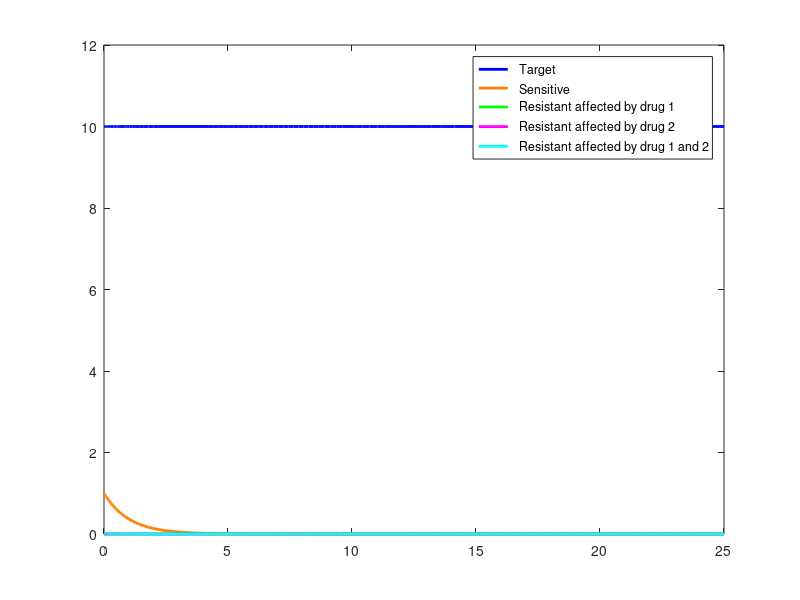

MATLAB code for this plot:
lambda = 5;
delta = 0.5;
bs = 0.25;
br1 = 0.24;
br2 = 0.24;
br12 = 0.24;
mu = 10^(-5);
mu1 = (1/2)*mu;
mu2 = (1/3)*mu;
mu12 = (1/6)*mu;
a = 1;

% x(1) = target cells (T)
% x(2) = infected sensitive (IS)
% x(3) = infected resistant affected only by drug 1 (IR1)
% x(4) = infected resistant affected only by drug 2 (IR2)
% x(5) = infected resistant affected only by drug 1 and 2 (IR12)

%for i = 1:10
    
    %for j = 1:10

    epsilon1 = 1.0;%*i;
    epsilon2 = 1.0;%*j;
    
    g = @(t,x) [lambda - delta*x(1) - ((1-epsilon1)*(1-epsilon2)*bs*x(2) + br1*x(3) + br2*x(4) + br12*x(5))*x(1) ;
       (1-epsilon1)*(1-epsilon2)*(1-mu)*bs*x(2)*x(1) - a*x(2) ;
       br1*x(1)*x(3) - a*x(3) + (1-epsilon1)*mu1*br1*x(2)*x(1);
       br2*x(1)*x(4) - a*x(4) + (1-epsilon2)*mu2*br2*x(2)*x(1);
       br12*x(1)*x(5) - a*x(5) + (1-epsilon1)*(1-epsilon2)*mu12*br12*x(2)*x(1);
       ] ;

    %[t,xa] = ode45(g,[0 20],[lambda/delta 1]);
   [t,xa] = ode45(g,[0 25],[10 1 0 0 0]);

    %subplot(2, 5, i);
   % caption = sprintf('E1 = %2g', epsilon1);
   %plot(t,xa(:,1), 'k', t, xa(:,2), 'g', t, xa(:,3), 'r', 'LineWidth', 1.2)
   plot(t,xa(:,1), 'b', 'LineWidth', 2)
   hold on
   plot(t,xa(:,2), 'Color', [1 .5 0], 'LineWidth', 2)
   hold on
   plot(t,xa(:,3), 'g', 'LineWidth', 2)
   hold on
   plot(t,xa(:,4), 'm', 'LineWidth', 2)
   hold on
   plot(t,xa(:,5), 'c', 'LineWidth', 2)
   
   % title(caption)
legend('  Target', '  Sensitive',...
    '  Resistant affected by drug 1',...
    '  Resistant affected by drug 2',...
    '  Resistant affected by drug 1 and 2')
legend('Location', 'NorthEast') % move legend to upper left

    %end

%end




%     g = @(t,x) [lambda - delta*T - ((1-epsilon1)*(1-epsilon2)*bs*Is 
%                 + br1*Ir1 + br2*Ir2 + br12*Ir12)*T ; 
%         
%        (1-epsilon1)*(1-epsilon2)*(1-mu)*bs*IS*T - a*IS ;
%        
%        br1*T*IR1 - a*IR1 + (1-epsilon1)*mu1*bs*IS*T;
%        
%        br2*T*IR2 - a*IR2 + (1-epsilon2)*mu2*bs*IS*T;
%        
%        br12*T*IR12 - a*IR12 + (1-epsilon1)*(1-epsilon2)*mu12*bs*IS*T;
%        ] ;
